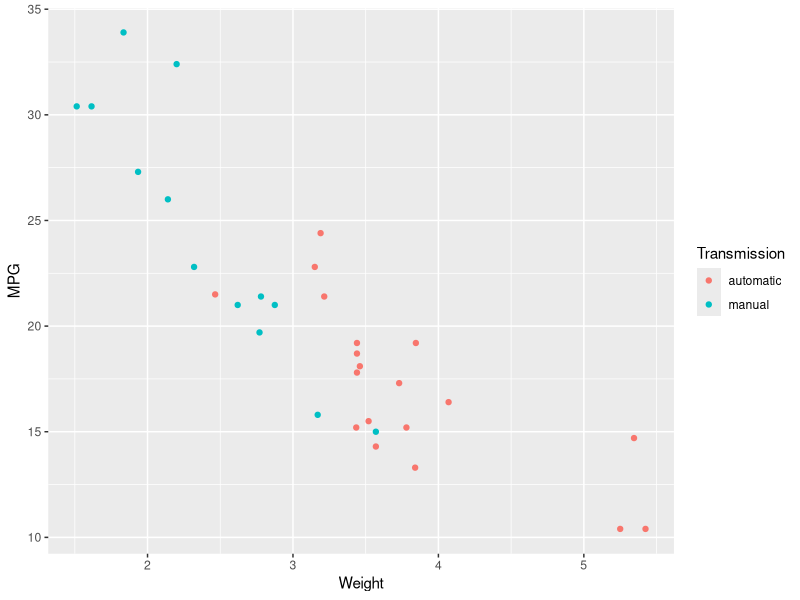
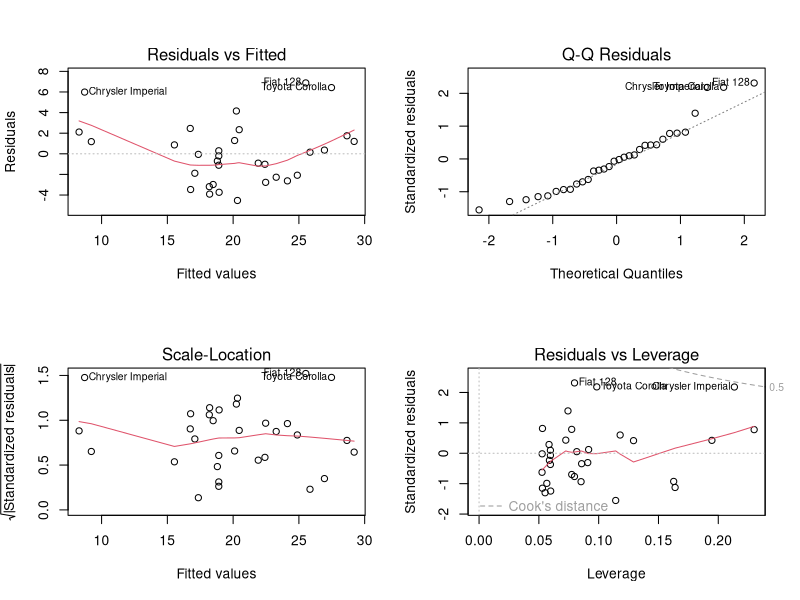

The R source for these figures, in order:
## ---- chunk 1
knitr::opts_chunk$set(echo = TRUE, warning = FALSE)
## ---- chunk 2
fit <- lm(mpg ~ am, data = mtcars)

summary(fit)
## ---- chunk 3
confint(fit, 'am', level=0.95)
## ---- chunk 4
library(ggplot2)
ggplot(
  aes(x = wt, 
      y = mpg, 
      color = factor(am, labels = c("automatic","manual"))), 
  data = mtcars
  ) + 
  geom_point() + 
  scale_color_discrete(name = "Transmission") + 
  xlab("Weight") + 
  ylab("MPG")
## ---- chunk 5
fit2 <- lm(mpg ~ am + wt, data = mtcars)
intercept <- fit2$coefficients[1]
slope <- fit2$coefficients[2]
summary(fit2)
## ---- chunk 6
summary(fit2)$r.squared
## ---- chunk 7
par(mfrow=c(2,2))
plot(fit2)
## ---- chunk 8
mtcars[rownames(mtcars) %in% c("Ford Pantera L", "Merc 230", "Fiat 128"), ]

diagnostics <- data.frame(dfbetaam = dfbeta(fit2)[,2], hat = hatvalues(fit2), am = mtcars$am, wt = mtcars$wt, mpg = mtcars$mpg)

diagnostics[rownames(diagnostics) %in% c("Toyota Corolla", "Chrysler Imperial", "Fiat 128"), ]
